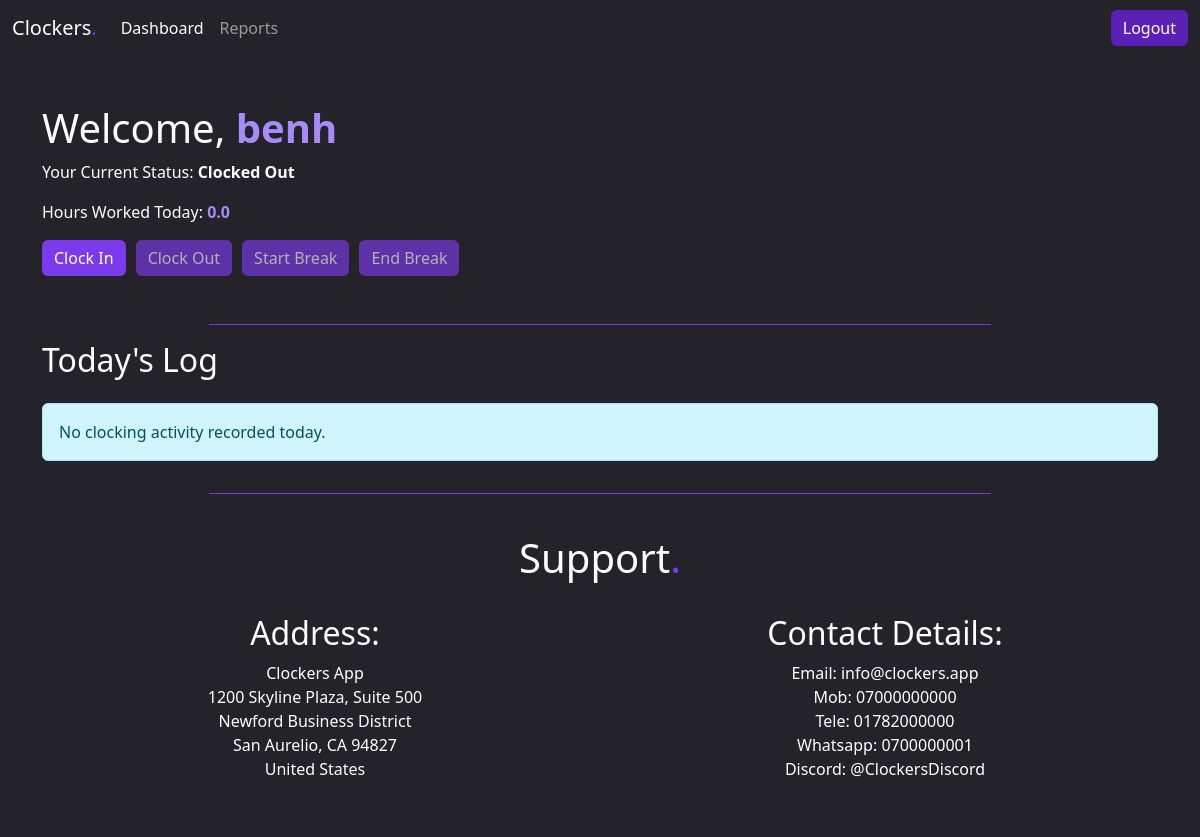
The page / (signed in) on the database as committed earlier.
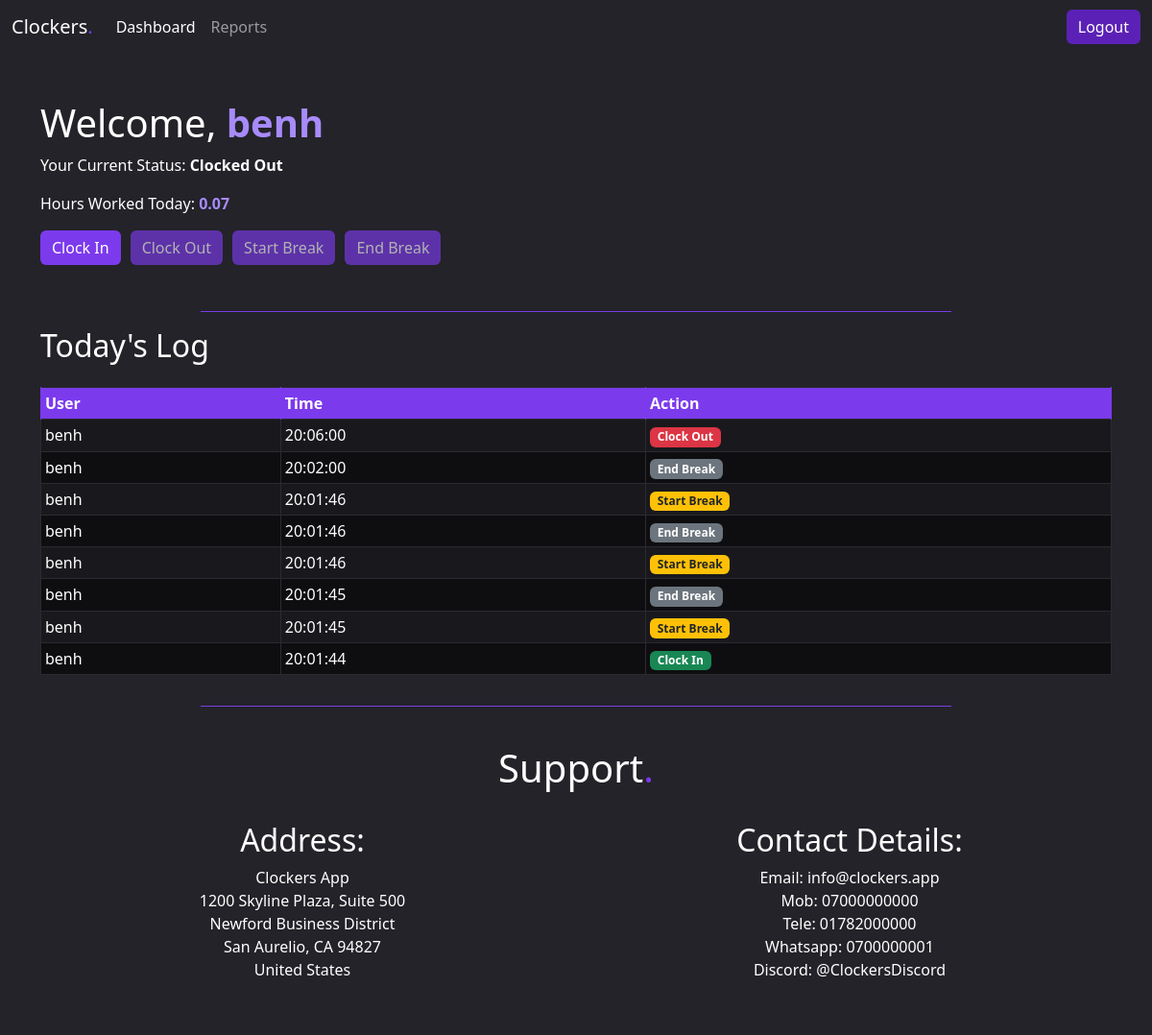
The same page on the database as committed later.
### time_tracker/models.py (models this page shows, shortened)
class TimeEntry(models.Model):
    ACTION_CHOICES = [
        ('IN', 'Clock In'),
        ('OUT', 'Clock Out'),
        ('BREAK_START', 'Start Break'),
        ('BREAK_END', 'End Break'),
    ]
    user = models.ForeignKey(User, on_delete=models.CASCADE)
    timestamp = models.DateTimeField()
    action_type = models.CharField(max_length=12, choices=ACTION_CHOICES)
    date_only = models.DateField(db_index=True)
    class Meta:
        verbose_name_plural = "Time Entries"

### time_tracker/views.py (the view)
# urls.py: path('', views.dashboard, name='dashboard'),
@login_required
def dashboard(request):
    user_status = get_user_status(request.user)
    today = timezone.localdate()
    results = calculate_time_period(request.user, today, today)
    today = timezone.localdate()
    all_entries_today = TimeEntry.objects.filter(
    user=request.user,
    date_only=today
    ).order_by('-timestamp')
    PAGINATE_BY = 10
    paginator = Paginator(all_entries_today, PAGINATE_BY)
    page_number = request.GET.get('page')
    page_obj = paginator.get_page(page_number)
    context = {
        'current_status': user_status,
        'hours_today': results['work_duration'],
        'raw_logs_today': page_obj, # <--- Passing the paginated object
    }
    return render(request, 'time_tracker/dashboard.html', context)

### time_tracker/views.py (called while the page is built)
def get_user_status(user):
    last_entry = TimeEntry.objects.filter(user=user).order_by('-timestamp').first()
    if not last_entry:
        return 'OUT'  # Default state if no entries exist
    last_action = last_entry.action_type
    if last_action == 'BREAK_END':
        return 'IN' # User is back from break and actively working
    return last_action

### time_tracker/templates/time_tracker/dashboard.html (shortened to what this page needs)
{% extends 'base.html' %}
{% block content %}
    <h1>Welcome, <strong class="light-accent">{{ user.username }}</strong></h1>
    <p>Your Current Status:
        <strong>
            {% if current_status == 'IN' %}
                Clocked In
            {% elif current_status == 'BREAK_START' %}
                On Break
            {% else %}
                Clocked Out
            {% endif %}
        </strong>
    </p>
    <p>Hours Worked Today: <strong class="light-accent">{{ hours_today }}</strong></p>
    <div class="clocking-buttons-wrapper mb-5">
        <form method="POST" action="{% url 'clock_action' %}">
            <button class="btn btn-primary" type="submit" name="action" value="IN"
                {% if current_status != 'OUT' %}disabled{% endif %}> Clock In
            </button>
            <button class="btn btn-primary" type="submit" name="action" value="OUT"
                {% if current_status != 'IN' and current_status != 'BREAK_START' %}disabled{% endif %}> Clock Out
            </button>
            <button class="btn btn-primary" type="submit" name="action" value="BREAK_START"
                {% if current_status != 'IN' %}disabled{% endif %}>
                Start Break
            </button>
            <button class="btn btn-primary" type="submit" name="action" value="BREAK_END"
                {% if current_status != 'BREAK_START' %}disabled{% endif %}>
                End Break
            </button>
        </form>
    </div>
    <hr class="hr-custom-width">
    <div class="mb-4">
        <h2>Today's Log</h2>
    </div>
    {% if raw_logs_today.paginator.count %}
        <table class="table table-striped table-hover table-bordered table-sm">
            <thead class="table-primary-header">
                <tr>
                    <th>User</th>
                    <th>Time</th>
                    <th>Action</th>
                </tr>
            </thead>
            <tbody>
                {% for entry in raw_logs_today %}
                <tr>
                    <td>{{ entry.user.username }}</td>
                    <td>{{ entry.timestamp|date:"H:i:s" }}</td>
                    <td>
                        <span class="badge
                            {% if entry.action_type == 'IN' %}bg-success
                            {% elif entry.action_type == 'OUT' %}bg-danger
                            {% elif entry.action_type == 'BREAK_START' %}bg-warning text-dark
                            {% else %}bg-secondary
                            {% endif %}">
                            {% if entry.action_type == 'IN' %}Clock In
                            {% elif entry.action_type == 'OUT' %}Clock Out
                            {% elif entry.action_type == 'BREAK_START' %}Start Break
                            {% elif entry.action_type == 'BREAK_END' %}End Break
                            {% endif %}
                        </span>
                    </td>
                </tr>
                {% endfor %}
            </tbody>
        </table>
    {% else %}
    <p class="alert alert-info">No clocking activity recorded today.</p>
    {% endif %}
{% endblock content %}

### time_tracker/templates/base.html (shortened to what this page needs)
<!DOCTYPE html>
<html lang="en">
<head>
    <link href="https://cdn.jsdelivr.net/npm/bootstrap@5.3.3/dist/css/bootstrap.min.css" rel="stylesheet">
    {% load static %}
    <link rel="stylesheet" href="{% static 'css/style.css' %}">
</head>
<body class="d-flex flex-column min-vh-100">
    <nav class="navbar navbar-expand-lg custom-navbar navbar-dark bg-dark mb-4">
        <div class="container-fluid">
            <a class="navbar-brand" href="{% url 'dashboard' %}">Clockers<span class="accent">.</span></a>
            <div class="collapse navbar-collapse" id="navbarNav">
                <ul class="navbar-nav me-auto">
                    {% if user.is_authenticated %}
                    <li class="nav-item">
                        <a class="nav-link {% if request.resolver_match.url_name == 'dashboard' %}active{% endif %}" href="{% url 'dashboard' %}">Dashboard</a>
                    </li>
                    <li class="nav-item">
                        <a class="nav-link {% if request.resolver_match.url_name == 'reports' %}active{% endif %}" href="{% url 'reports' %}">Reports</a>
                    </li>
                    {% endif %}
                </ul>
                <ul class="navbar-nav">
                    {% if user.is_authenticated %}
                    <li class="nav-item">
                        <form method="post" action="{% url 'logout' %}" class="d-inline">
                            <button type="submit" class="btn btn-primary-logout">
                                Logout
                            </button>
                        </form>
                    </li>
                    {% endif %}
                </ul>
            </div>
        </div>
    </nav>
    <div class="container mt-4 flex-grow-1">
        {% block content %}
        {% endblock %}
    </div>
    {% if user.is_authenticated %}
    <footer class="mt-auto footerbackground">
        <div class="container">
            <hr class="hr-custom-width">
        </div>
        <div class="container py-4">
            <div class="row">
                <div class="col-12 text-center">
                    <h1>Support<span class="accent">.</span></h1>
                </div>
            </div>
            <div class="row">
                <div class="col-sm-12 col-md-6 text-center pb-3 pt-4">
                    <h2>Address:</h2>
                    <p>
                        Clockers App<br>
                        1200 Skyline Plaza, Suite 500<br>
                        Newford Business District<br>
                        San Aurelio, CA 94827<br>
                        United States
                    </p>
                </div>
                <div class="col-sm-12 col-md-6 text-center pb-3 pt-4">
                    <h2>Contact Details:</h2>
                    <p>
                        Email: info@clockers.app<br>
                        Mob: 07000000000<br>
                        Tele: 01782000000<br>
                        Whatsapp: 0700000001<br>
                        Discord: @ClockersDiscord<br>
                    </p>
                </div>
            </div>
        </div>
    </footer>
    {% endif %}
</body>
</html>

### time_tracker/static/css/style.css (style rules this page uses)
:root { --color-primary: #7C3AED; --color-primary-light: #A78BFA; --color-primary-dark: #5B21B6; --background-primary: #0E0E11; --background-secondary: #1A1A1F; --background-elevated: #232329; --surface: #2D2D34; --text-primary: #FFFFFF; --text-secondary: #D1D1D6; --text-tertiary: #A1A1AA; --text-disabled: #6B6B75; --border-light: #3A3A41; --border-medium: #2A2A30; --focus-ring: #A78BFA; --overlay-hover: #FFFFFF0D; --overlay-active: #FFFFFF1A; --overlay-pressed: #7C3AED1A; --surface-disabled: #1A1A1F; --success: #22C55E; --warning: #FACC15; --error: #EF4444; --info: #3B82F6; }
html, body { background: var(--background-elevated); color: var(--text-primary); margin: 0; padding: 0; }
.custom-navbar { background: var(--background-elevated) !important; color: var(--text-primary); }
.accent { color: var(--color-primary); }
.light-accent { color: var(--color-primary-light); }
.table-primary-header { background-color: var(--color-primary) !important; color: var(--text-primary) !important; }
.table-primary-header th { background-color: var(--color-primary) !important; color: var(--text-primary) !important; border-color: var(--color-primary) !important; }
.table { color: var(--text-primary) !important; --bs-table-border-color: var(--border-medium); border-color: var(--border-medium) !important; background-color: transparent !important; }
.table tbody tr > * { background-color: var(--background-primary) !important; color: var(--text-primary) !important; }
.table-striped > tbody > tr:nth-of-type(odd) > * { background-color: var(--background-secondary) !important; }
.btn-primary { background-color: var(--color-primary) !important; border: var(--color-primary) !important; }
.btn-primary-logout { background-color: var(--color-primary-dark); border: var(--color-primary) !important; color: var(--text-primary) !important; }
.clocking-buttons-wrapper form { display: flex; flex-wrap: nowrap; gap: 10px; }
.hr-custom-width { max-width: 70%; margin-left: auto; margin-right: auto; display: block; border-top: 1px solid var(--color-primary); opacity: 1; }
.footerbackground { color: var(--text-primary); background: var(--background-elevated); }
a { color: var(--color-primary-light); }

Rows that differ between the two databases and show on the page:
added TimeEntry: user.username "benh", timestamp "20:06:00", action_type "Clock Out"
added TimeEntry: user.username "benh", timestamp "20:02:00", action_type "End Break"
added TimeEntry: user.username "benh", timestamp "20:01:46", action_type "Start Break"
added TimeEntry: user.username "benh", timestamp "20:01:46", action_type "End Break"
added TimeEntry: user.username "benh", timestamp "20:01:46", action_type "Start Break"
added TimeEntry: user.username "benh", timestamp "20:01:45", action_type "End Break"
added TimeEntry: user.username "benh", timestamp "20:01:45", action_type "Start Break"
added TimeEntry: user.username "benh", timestamp "20:01:44", action_type "Clock In"
Other text that changed with them:
{{ hours_today }}: "0.0" → "0.07"
text no longer shown: "No clocking activity recorded today."
text now shown: "User Time Action"
